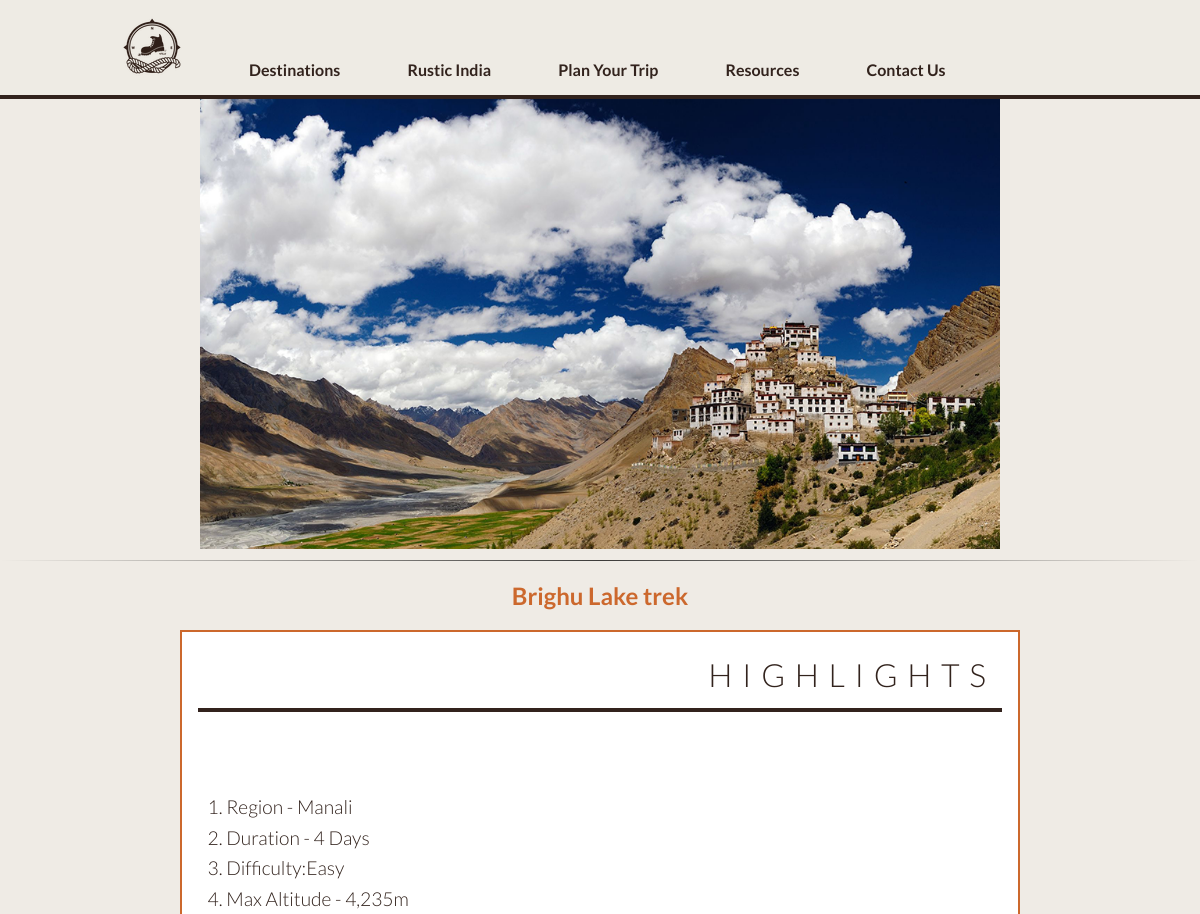
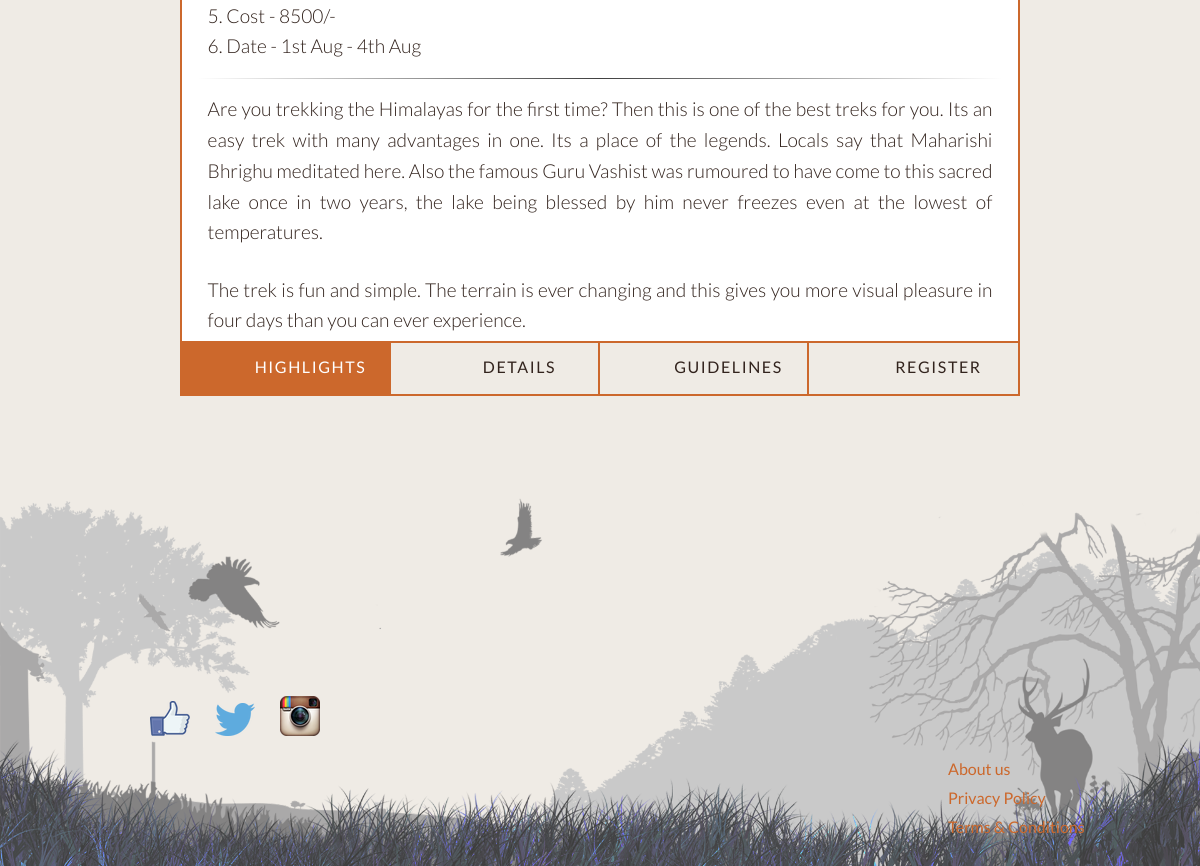
Page /route.php?id=2 on the committed database (2 pictures, top to bottom).
### tables this page shows
CREATE TABLE `routes` (
  `id` int(11) NOT NULL AUTO_INCREMENT,
  `title` varchar(255) DEFAULT NULL,
  `belongsTo` int(11) DEFAULT NULL,
  `type` enum('fixed','unique','other') DEFAULT NULL,
  `image` varchar(255) DEFAULT NULL,
  `fixedDate` varchar(100) NOT NULL,
  PRIMARY KEY (`id`),
  KEY `belongsTo` (`belongsTo`),
  CONSTRAINT `routes_ibfk_1` FOREIGN KEY (`belongsTo`) REFERENCES `destinations` (`id`)
);

CREATE TABLE `destinations` (
  `id` int(11) NOT NULL AUTO_INCREMENT,
  `title` varchar(255) DEFAULT NULL,
  `codeName` varchar(255) DEFAULT NULL,
  `cover` varchar(255) NOT NULL,
  PRIMARY KEY (`id`)
);

CREATE TABLE `info` (
  `id` int(11) NOT NULL AUTO_INCREMENT,
  `title` varchar(255) DEFAULT NULL,
  `vital` text,
  `intro` text,
  `brief` text,
  `belongsTo` int(11) DEFAULT NULL,
  `details` text,
  `guidelines` text,
  PRIMARY KEY (`id`),
  KEY `belongsTo` (`belongsTo`),
  CONSTRAINT `info_ibfk_1` FOREIGN KEY (`belongsTo`) REFERENCES `routes` (`id`)
);

### route.php (the view, shortened to what this page needs)
<?php
	if(isset($_POST['submit'])){
		require_once("config.php");
		mysql_connect($DB_HOST,$DB_USER,$DB_PASS);
		mysql_select_db($DB_NAME);
		$trekDate	=	mysql_real_escape_string($_POST['date']);
		$des		=	mysql_real_escape_string($_GET["id"]);
		$data		=	mysql_fetch_object(mysql_query("SELECT * FROM routes WHERE `id` = '$des';"))->type;
		if($data=="fixed"){
			$trekDate="";
		}
		$firstName	=	mysql_real_escape_string($_POST['fname']);
		$sql="SELECT * FROM routes WHERE id=$des;";
		$query=mysql_query($sql) or die(mysql_error());
		$data=mysql_fetch_object($query);
		$des=$data->title;
		$email 		=	mysql_real_escape_string($_POST['email']);
		$dob		=	mysql_real_escape_string($_POST['dob']);
		$gender		=	mysql_real_escape_string($_POST['gender']);
		$address	=	mysql_real_escape_string($_POST['mail']);
		$city		=	mysql_real_escape_string($_POST['city']);
		$country	=	mysql_real_escape_string($_POST['country']);
		$phoneNum	=	mysql_real_escape_string($_POST['mobile']);
		$referal	=	mysql_real_escape_string($_POST['refereal']);
		$sql		=	"INSERT INTO PlanYourWeekEnd (`fname`, `lname`, `email`, `dob`, `sex`, `address`, `city`, `state`, `country`, `mobile`, `referer`, `dateOfTrip`, `destination`) VALUES('$firstName', '', '$email', '$dob','$gender','$address','$city','','$country','$phoneNum','$referal','','$des');";
		if(mysql_query($sql)){
			header("location:thankYou.php?success");
		}else{
			header("location:thankYou.php?fail");
		}
	}else{
?><?php
				$id		=	mysql_real_escape_string($_GET['id']);
				$sql	=	"SELECT destinations.cover,routes.title,routes.type,routes.image,routes.fixedDate AS fixedDate,info.title AS tit,info.vital,info.brief,info.details,info.guidelines,info.intro FROM routes,destinations,info WHERE routes.belongsTo=destinations.id AND routes.id='$id' AND info.belongsTo=routes.id;";
				$query	=	mysql_query($sql) or die(mysql_error());
				$data	=	mysql_fetch_object($query);
			?>
<!DOCTYPE html>
<html lang="en" class="no-js">
<?php require 'partials/navbar.php' ?>
	<head>
		<link rel="stylesheet" type="text/css" href="css/content_default.css" />
		<link rel="stylesheet" type="text/css" href="css/content_component.css" />
	</head>
	<body>
		<div class="container">
			<div class="main">
			<center>
			<img id="image" src="<?php echo $data->cover;?>" style='width:auto;' height="450" border="0" alt="cover">
			</center>
			<hr>
			<h2 style="text-align:center"><?php
				echo $data->tit;
			?></h2>
				<div id="cbp-contentslider" class="cbp-contentslider">
					<ul>
						<li id="slide1">
							<h3>Highlights</h3>
							<div>
								<div class="cbp-content">
									<p>
										<?php echo nl2br($data->vital."</p><hr><p>".$data->intro."</p><hr><p>".$data->brief); ?>
								</div>
							</div>
						</li>
					</ul>
						<nav>
							<a href="#slide1" class=""><span>Highlights</span></a>
							<a href="#slide2" class=""><span>Details</span></a>
							<a href="#slide3" class=""><span>Guidelines</span></a>
							<a href="#slide4" class=""><span>Register</span></a>
						</nav>
				</div>
				<?php require 'partials/footer.php' ?>
			</div>
		</div>
	</body>
</html>
<?php } ?>

### css/default.css (style rules this page uses)
body { min-width: 1170px; }
body, html { font-size: 100%; padding: 0; margin: 0; background-color: #efebe5; }
*, *:after, *:before { -webkit-box-sizing: border-box; -moz-box-sizing: border-box; box-sizing: border-box; }
body, header { font-family: 'Lato', Calibri, Arial, sans-serif; color: #32231d; }
a { color: #efebe5; text-decoration: none; }

### css/component.css (style rules this page uses)
hr { border: 0; height: 1px; background-image: -webkit-linear-gradient(left, rgba(0,0,0,0), rgba(0,0,0,0.75), rgba(0,0,0,0)); background-image: -moz-linear-gradient(left, rgba(0,0,0,0), rgba(0,0,0,0.75), rgba(0,0,0,0)); background-image: -ms-linear-gradient(left, rgba(0,0,0,0), rgba(0,0,0,0.75), rgba(0,0,0,0)); background-image: -o-linear-gradient(left, rgba(0,0,0,0), rgba(0,0,0,0.75), rgba(0,0,0,0)); }

### css/content_default.css (style rules this page uses)
body, html { font-size: 100%; padding: 0; margin: 0; }
body { font-family: 'Lato', Calibri, Arial, sans-serif; color: #cc682d; }
a { color: #cc682c; text-decoration: none; }
.main, .container > header { width: 100%; margin: 0 auto; }

### css/content_component.css (style rules this page uses)
body, html { font-size: 100%; padding: 0; margin: 0; }
body { font-family: 'Lato', Calibri, Arial, sans-serif; color: #cc682d; }
a { color: #cc682c; text-decoration: none; }
.main, .container > header { width: 100%; margin: 0 auto; }
html, body, .container, .main { height: 100%; }
.cbp-contentslider { width: 70%; height: 85%; margin: 1em auto; position: relative; border: 2px solid #cc682c; }
.cbp-contentslider > ul { list-style: none; height: 100%; width: 100%; overflow: scroll; position: relative; padding: 0; margin: 0; }
.cbp-contentslider > ul li { position: absolute; width: 100%; height: 100%; left: 0; top: 0; padding: 1em; background: #fff; }
.cbp-contentslider nav { position: absolute; bottom: 0; left: 0; right: 0; height: 3.313em; z-index: 1000; border-top: 2px solid #cc682c; overflow: hidden; }
.cbp-contentslider nav a { float: left; display: block; width: 20%; height: 100%; font-weight: 400; letter-spacing: 0.1em; overflow: hidden; color: #32231d; background: #efebe5; outline: none; text-align: center; line-height: 3; position: relative; padding-left: 3.125em; text-transform: uppercase; border-right: 2px solid #cc682c; -webkit-transition: color 0.2s ease-in-out, background-color 0.2s ease-in-out; -moz-transition: color 0.2s ease-in-out, background-color 0.2s ease-in-out; transition: color 0.2s ease-in-out, background-color 0.2s ease-in-out; }
.cbp-contentslider nav a span { display: block; }
.cbp-contentslider nav a:last-child { border: none; box-shadow: 1px 0 #cc682c; }
.cbp-contentslider nav a.rc-active { background-color: #cc682c; color: #fff; }
.cbp-contentslider h3 { font-size: 2em; height: 2em; line-height: 1.7; font-weight: 300; margin: 0 0 0.3em; position: relative; color: #32231d; text-transform: uppercase; text-align: right; letter-spacing: 0.3em; padding: 0 0.2em 0 0; border-bottom: 4px solid #32231d; }
.cbp-contentslider li > div { position: absolute; top: 9em; bottom: 3.313em; width: 100%; left: 0; padding: 0 1em; overflow-x: hidden; overflow-y: auto; }
.cbp-contentslider .cbp-content { vertical-align: top; padding: 1em 0; }
.cbp-contentslider p { color: #32231d; padding: 0 0.5em 0.4em; margin: 0; font-size: 1.2em; font-weight: 300; text-align: justify; line-height: 1.6; }

### rows in the picture
routes: belongsTo.cover (picture), info.title "Brighu Lake trek", info.vital+intro+brief "1. Region - Manali 2. Duration - 4 Days 3. Difficulty:Easy 4. Max Altitude - 4,235m 5. Cost - 8500/- 6. Date - 1st Aug - 4th Aug Are you trekking the Himalayas for the first time? Then this is one of the best treks for you. Its an easy trek with many advantages in one. Its a place of the legends. Locals say that Maharishi Bhrighu meditated here. Also the famous Guru Vashist was rumoured to have come to this sacred lake once in two years, the lake being blessed by him never freezes even at the lowest of temperatures. The trek is fun and simple. The terrain is ever changing and this gives you more visual pleasure in four days than you can ever experience."
